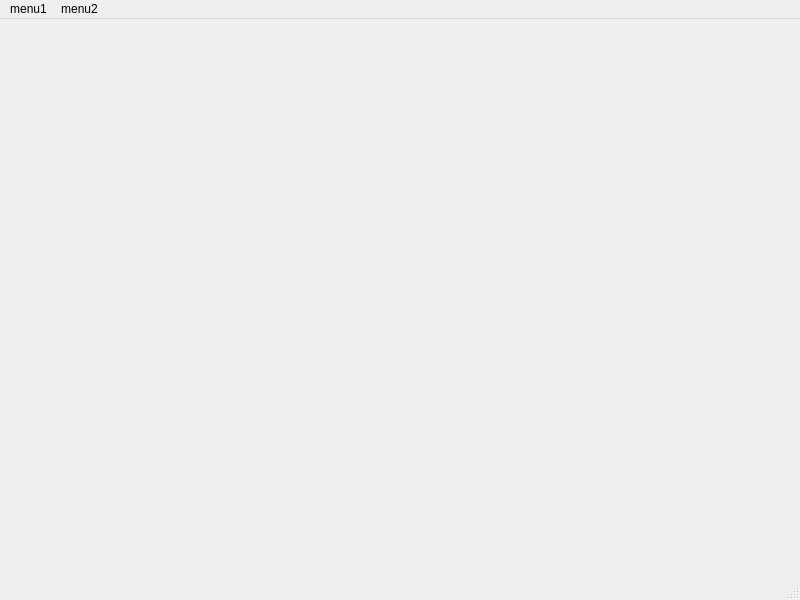
<?xml version="1.0" encoding="UTF-8"?>
<ui version="4.0">
 <class>MainWindow</class>
 <widget class="QMainWindow" name="MainWindow">
  <property name="geometry">
   <rect>
    <x>0</x>
    <y>0</y>
    <width>800</width>
    <height>600</height>
   </rect>
  </property>
  <property name="windowTitle">
   <string>MainWindow</string>
  </property>
  <widget class="QWidget" name="centralwidget"/>
  <widget class="QMenuBar" name="menubar">
   <property name="geometry">
    <rect>
     <x>0</x>
     <y>0</y>
     <width>800</width>
     <height>21</height>
    </rect>
   </property>
   <widget class="QMenu" name="menumenu1">
    <property name="title">
     <string>menu1</string>
    </property>
    <addaction name="actionchild1"/>
    <addaction name="actionchild2"/>
    <addaction name="actionchild3"/>
    <addaction name="separator"/>
    <addaction name="actionexit"/>
   </widget>
   <widget class="QMenu" name="menumenu2">
    <property name="title">
     <string>menu2</string>
    </property>
    <addaction name="actionchild1_2"/>
    <addaction name="actionchild2_2"/>
    <addaction name="actionchild3_2"/>
   </widget>
   <addaction name="menumenu1"/>
   <addaction name="menumenu2"/>
  </widget>
  <widget class="QStatusBar" name="statusbar"/>
  <action name="actionchild1">
   <property name="text">
    <string>child1</string>
   </property>
  </action>
  <action name="actionchild2">
   <property name="text">
    <string>child2</string>
   </property>
  </action>
  <action name="actionchild3">
   <property name="text">
    <string>child3</string>
   </property>
  </action>
  <action name="actionexit">
   <property name="text">
    <string>exit</string>
   </property>
  </action>
  <action name="actionchild1_2">
   <property name="text">
    <string>child1</string>
   </property>
  </action>
  <action name="actionchild2_2">
   <property name="text">
    <string>child2</string>
   </property>
  </action>
  <action name="actionchild3_2">
   <property name="text">
    <string>child3</string>
   </property>
  </action>
 </widget>
 <resources/>
 <connections/>
</ui>
